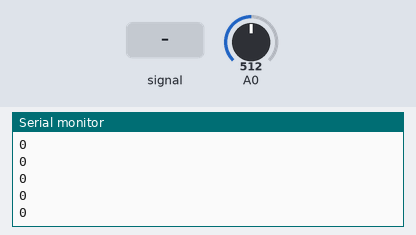
This sketch was run on a simulated ESP8266 (NodeMCU). Shown: the last lines printed to the serial monitor. The test bench sets the inputs (shaded band); at power-on: A0 = 512.

Above: at 1.2 s.
1.3 s: A0 fed a 200 Hz sine of ±81 counts around its level
At 1.8 s:
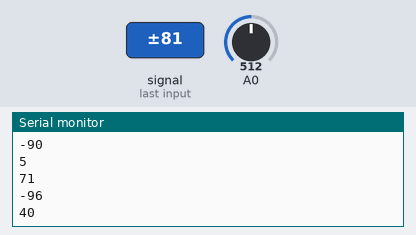
2.8 s: A0 set to 716
At 3.7 s:
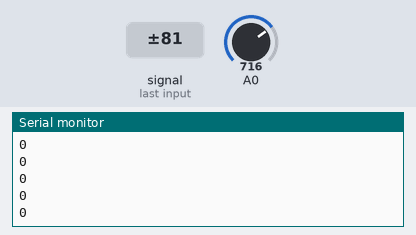
4.3 s: A0 fed a 1000 Hz sine of ±255 counts around its level
At 5.2 s:
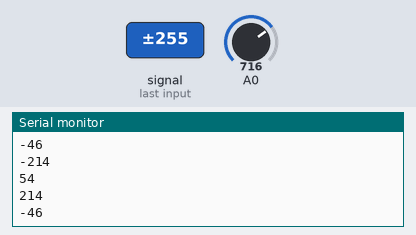
5.8 s: A0 set to 900
At 6.3 s:
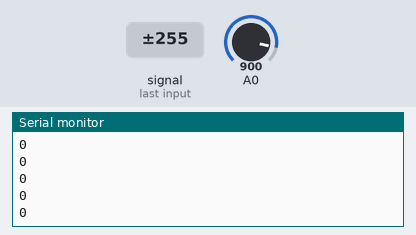
Timing chart, 0 to 8.3 s (numbered marks = the images above; inputs shaded):
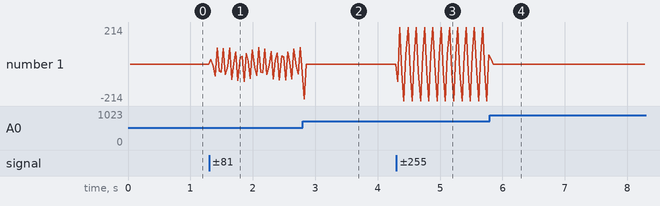

Measured:
- after the input at 1.3 s, the serial monitor: prints a new line at once (image 1)
- after the input at 2.8 s, the serial monitor: prints a new line at once (image 2)
- after the input at 4.3 s, the serial monitor: prints a new line after 0.05 s (image 3)
- after the input at 5.8 s, the serial monitor: prints a new line at once (image 4)
- plotted number 1: 0 → -51 after the input at 1.3 s, 0 → 54 after the input at 4.3 s

The sketch:

capacitance.ino
```cpp
long result;   //variable for the result of the tx_rx measurement.
int analog_pin = D0;
int tx_pin = D1;

void setup() {
    pinMode(tx_pin, OUTPUT);      //Pin 4 provides the voltage step
    Serial.begin(9600);
}

void loop() {
    result = tx_rx();
    Serial.println(result);
}


long tx_rx(){         // Function to execute rx_tx algorithm and return a value
                      // that depends on coupling of two electrodes.
                      // Value returned is a long integer.
  int read_high;
  int read_low;
  int diff;
  long int sum;
  int N_samples = 100;    // Number of samples to take.  Larger number slows it down, but reduces scatter.

  sum = 0;

  for (int i = 0; i < N_samples; i++){
   digitalWrite(tx_pin,HIGH);              // Step the voltage high on conductor 1.
   read_high = analogRead(analog_pin);     // Measure response of conductor 2.
   delayMicroseconds(100);                 // Delay to reach steady state.
   digitalWrite(tx_pin,LOW);               // Step the voltage to zero on conductor 1.
   read_low = analogRead(analog_pin);      // Measure response of conductor 2.
   diff = read_high - read_low;            // desired answer is the difference between high and low.
   sum += diff;                            // Sums up N_samples of these measurements.
 }
  return sum;
}     
```
